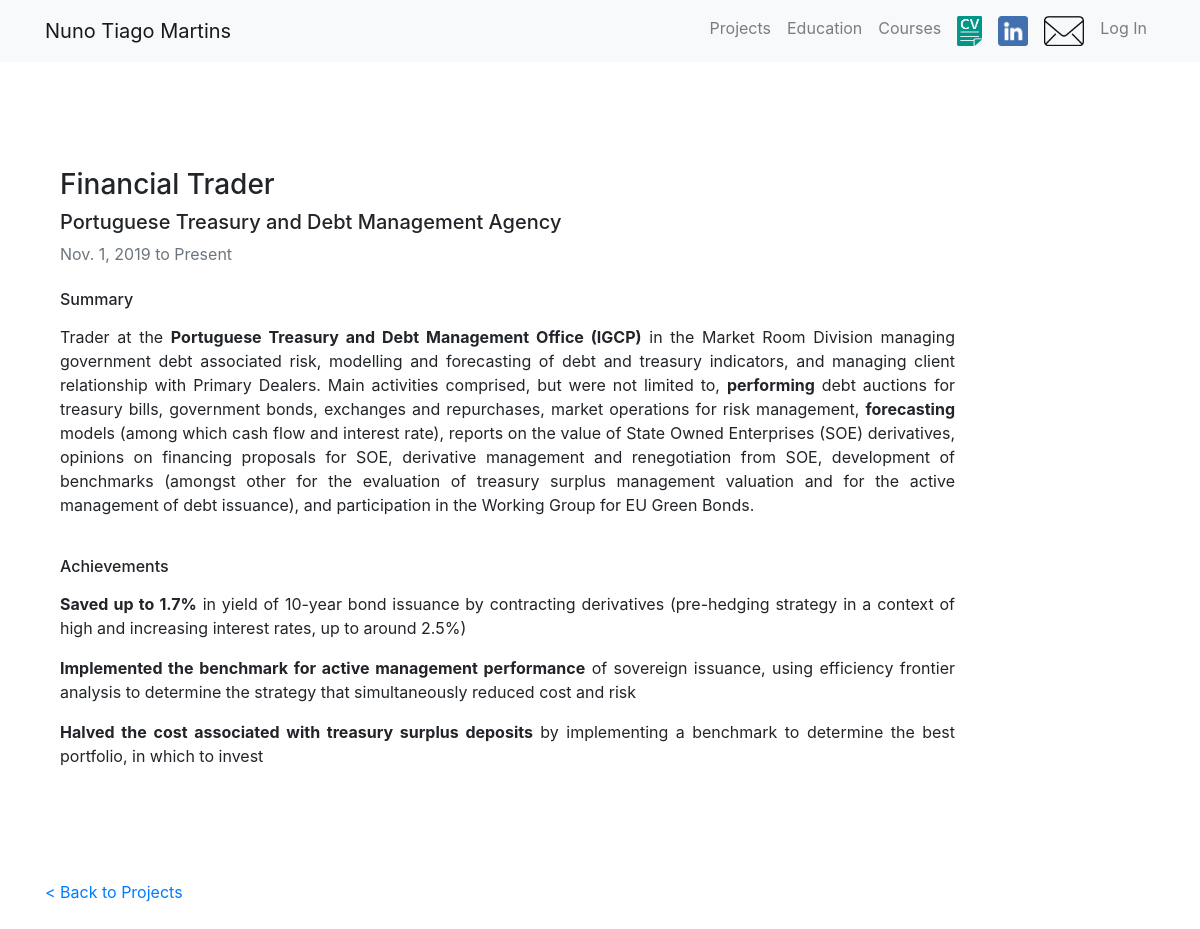
The app's page /cv/8/ with its own data.
### cv/models.py (models this page shows, shortened)
class Position(models.Model):
    position = models.CharField(max_length=100)
    entity = models.CharField(max_length=100)
    start = models.DateField(null=True)
    current = models.BooleanField(default=False)
    end = models.DateField(blank=True, null=True)
    description = models.TextField(blank=True)
    achievements = models.TextField(blank=True)

### cv/views.py (the view)
# urls.py: path('<int:position_id>/', views.detail, name='detail'),
def detail(request, position_id):
    position = get_object_or_404(Position, pk=position_id)
    achievements = position.achievements.split(";")
    return render(request, 'cv/detail.html',{'position':position, 'achievements':achievements})

### cv/templates/cv/detail.html (shortened to what this page needs)
{% extends "cv/base.html" %}
{% load static %}
{% block content %}
<br />
<br />
<div class="col-md-10">
<h3>{{ position.position }}</h3>
<h5>{{ position.entity }}</h5>
</div>
<div class="col-md-10">
{% if position.current %}
    <h8 class="text-center text-muted mb-5">{{ position.start }} to Present</h8>
{% else %}
    <h8 class="text-center text-muted mb-5">{{ position.start }} to {{ position.end }}</h8>
{% endif %}
</div>
<br>
<div class="col-md-10"><h6><p>Summary</p></h6></div>
<div class="col-md-10"><h7><p align="justify">{{ position.description|safe }}</p></h7></div>
<br>
<div class="col-md-10"><h6><p>Achievements</p></h6></div>
<div class="col-md-10">
{% for achievement in achievements %}
    <h7><p align="justify">{{ achievement|safe }}</p></h7>
{% endfor %}
</div>
<br />
<br />
<br />
<br />
<div class="text-left">
    <a href="{% url 'cv:home' %}"> < Back to Projects </a>
</div>
{% endblock %}

### records on screen
Position: position "Financial Trader", entity "Portuguese Treasury and Debt Management Agency", start "Nov. 1, 2019", description "Trader at the Portuguese Treasury and Debt Management Office (IGCP) in the Market Room Division managing government debt associated risk, modelling and forecasting of debt and treasury indicators, and managing client relationship with Primary Dealers. Main activities comprised, but were not limited to, performing debt auctions for treasury bills, government bonds, exchanges and repurchases, market operations for risk management, forecasting models (among which cash flow and interest rate), reports on the value of State Owned Enterprises (SOE) derivatives, opinions on financing proposals for SOE, derivative management and renegotiation from SOE, development of benchmarks (amongst other for…"

### other values on screen
{{ achievement|safe }} "Saved up to 1.7% in yield of 10-year bond issuance by contracting derivatives (pre-hedging strategy in a context of high and increasing interest rates, up to around 2.5%)" "Implemented the benchmark for active management performance of sovereign issuance, using efficiency frontier analysis to determine the strategy that simultaneously reduced cost and risk" "Halved the cost associated with treasury surplus deposits by implementing a benchmark to determine the best portfolio, in which to invest"
